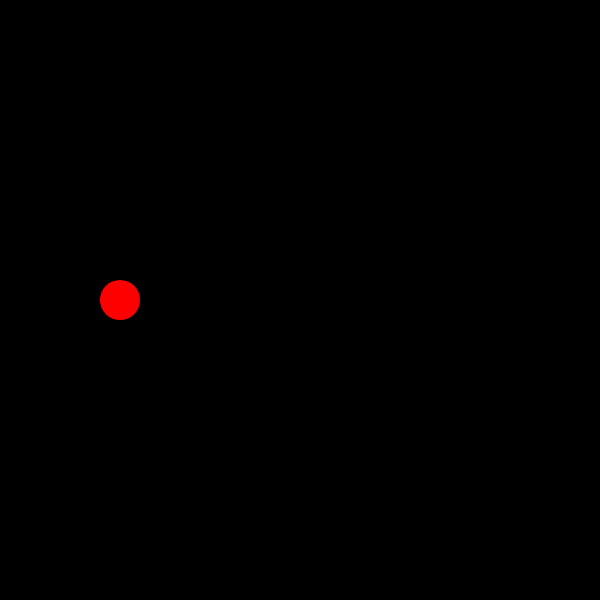
Frame 1 (no input)
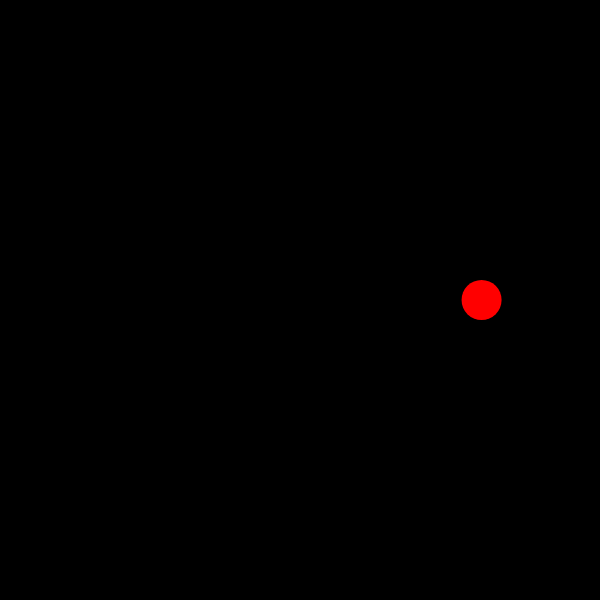
Frame 60 (no input)
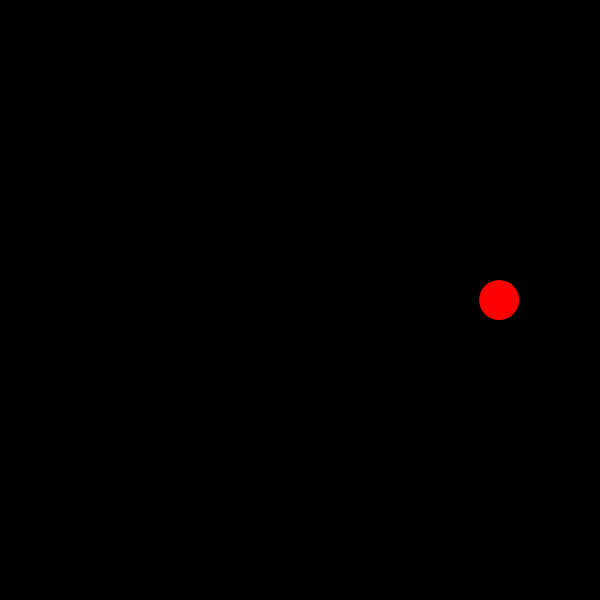
Frame 120 (the mouse pressed at the canvas centre since frame 60)

The p5.js sketch that drew these frames (run headless with seeded random() and noise() and a simulated clock; from frame 60 on, the mouse is pressed at the canvas centre):

// p5.js sketch
// ── sketch.js
// 円の座標
let x;
// 目的地の座標
let targetX;

function setup() {
  createCanvas(600, 600);
  noStroke();
  // グローバル変数に初期値を代入
  x = 100;
  y = height / 2;
  targetX = 500;
}

function draw() {
  background(0);

  // 現在の位置と目的地の差分（距離）
  let distanceX = targetX - x;

  //現在のX座標に距離を足していく、イージングでスピードに変化を加える
  x = x + distanceX * 0.05;

  //　塗りと円の描画
  fill(255, 0, 0);
  ellipse(x, y, 40);
}
